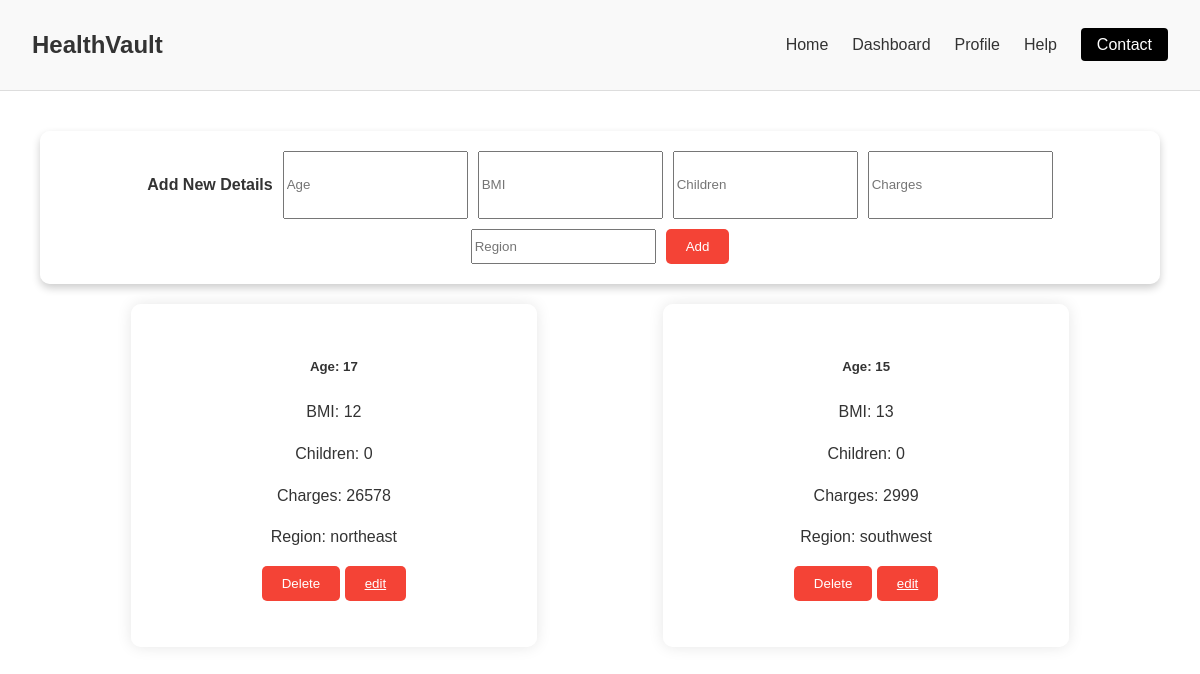
Before: / with the older database file.
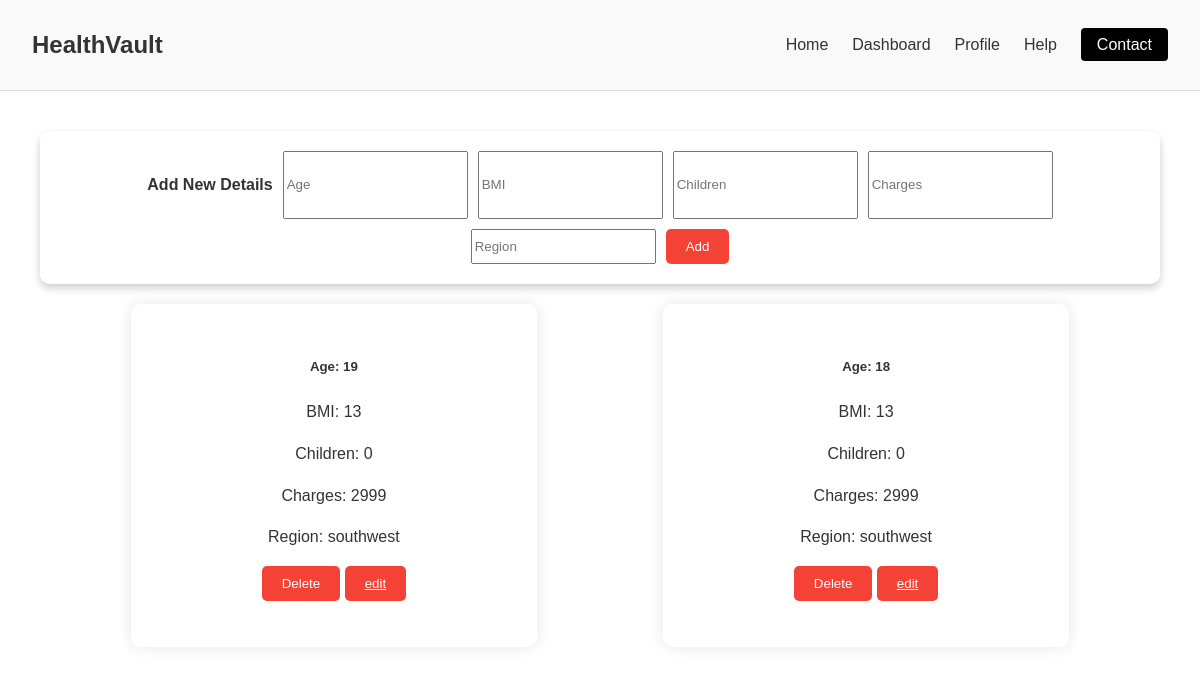
After: the same page with the newer database file.
### models/medic.py (models this page shows)
class Patients(db.Model):
    id = db.Column(db.Integer, primary_key=True)
    age = db.Column(db.Integer, nullable=False)
    bmi = db.Column(db.Integer, nullable=False)
    children = db.Column(db.Integer, nullable=False)
    charges = db.Column(db.Integer, nullable=False)
    region = db.Column(db.String(100), nullable=False)

### app.py (the view)
@app.route('/')
def index():
    patient = Patients.query.all()
    return render_template('index.html',  content=patient)

### templates/index.html (shortened to what this page needs)
{% extends 'base.html' %}
{% block content %}
<div class="container">
    <div class="add-form">
        <h4>Add New Details</h4>
        <input type="number" id="newAge" placeholder="Age">
        <input type="number" id="newBmi" placeholder="BMI">
        <input type="number" id="newChildren" placeholder="Children">
        <input type="number" id="newCharges" placeholder="Charges">
        <input type="text" id="newRegion" placeholder="Region">
        <button onclick="addPatient()">Add</button>
    </div>
    <div class="card-container">
        {% for patient in content %}
        <div class="card">
            <div class="card-body">
                <h5 class="card-title">Age: {{ patient.age }}</h5>
                <p class="card-text">BMI: {{ patient.bmi }}</p>
                <p class="card-text">Children: {{ patient.children }}</p>
                <p class="card-text">Charges: {{ patient.charges }}</p>
                <p class="card-text">Region: {{ patient.region }}</p>
                <p class="card-text">
                    <button onclick="confirmDelete({{ patient.id }})">Delete</button>
                    <button><a href="/update/{{patient.id}}">edit</a></button>
                </p>
            </div>
        </div>
        {% endfor %}
    </div>
</div>
{% endblock %}

### templates/base.html (shortened to what this page needs)
<!DOCTYPE html>
<html lang="en">
<head>
</head>
<body>
    <header>
        <div class="logo">
            <span>HealthVault</span>
        </div>
        <nav>
            <ul>
                <li><a href="/">Home</a></li>
                <li><a href="/dashboard">Dashboard</a></li>
                <li><a href="/patients">Profile</a></li>
                <li><a href="/help">Help</a></li>
                <li><a href="/contact" class="contact-btn">Contact</a></li>
            </ul>
        </nav>
    </header>
</body>
 </html>
  {% block content %} {%endblock%}

### templates/base.html (style rules this page uses)
body { font-family: Arial, sans-serif; margin: 0; padding: 0; color: #333; line-height: 1.6; }
header { display: flex; justify-content: space-between; align-items: center; padding: 1rem 2rem; background-color: #f9f9f9; border-bottom: 1px solid #ddd; }
header .logo span { font-size: 1.5rem; font-weight: bold; }
nav ul { list-style: none; display: flex; gap: 1.5rem; }
nav ul li a { text-decoration: none; color: #333; transition: color 0.3s; }
.contact-btn { background-color: #000; color: #fff; padding: 0.5rem 1rem; border-radius: 4px; }

### templates/index.html (style rules this page uses)
body { background-image: url('https://img.freepik.com/premium-photo/health-insurance-concept-reduce-medical-expenses-hand-flip-wood-cube-with-icon-healthcare-medical-coin-wood-background-copy-space_52701-34.jpg'); background-size: cover; background-position: center; background-attachment: fixed; height: 100vh; margin: 0; }
.container { max-width: 1200px; margin: auto; padding: 20px; }
.add-form { display: flex; flex-wrap: wrap; justify-content: center; gap: 10px; margin: 20px; box-shadow: 0 4px 8px 0 rgba(0, 0, 0, 0.2); padding: 20px; background-color: rgba(255, 255, 255, 0.6); border-radius: 10px; }
.card-container { display: flex; flex-wrap: wrap; justify-content: space-evenly; gap: 15px; }
.card { background-color: white; border-radius: 10px; background-color: rgba(255, 255, 255, 0.6); box-shadow: 0 0 15px rgba(0, 0, 0, 0.1); width: calc(33.33% - 20px); padding: 20px; text-align: center; transition: transform 0.3s; }
.card-body { padding: 10px; }
button { background-color: #f44336; color: white; border: none; padding: 10px 20px; cursor: pointer; border-radius: 5px; }
a { color: white; }

Changed rows visible on the page:
removed Patients: age "17", bmi "12", children "0", charges "26578", region "northeast"
changed Patients (number 1 of 2 on the later page): age "15" → "19"
added Patients: age "18", bmi "13", children "0", charges "2999", region "southwest"
